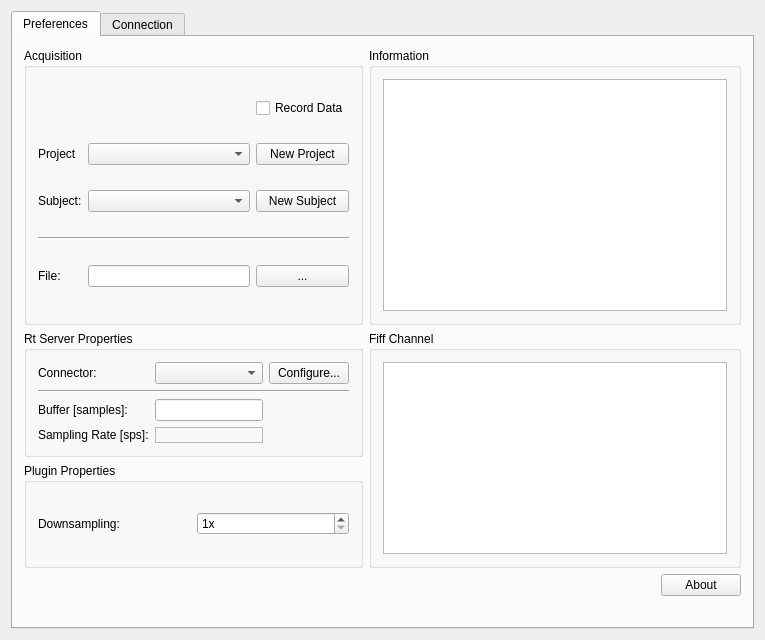
<?xml version="1.0" encoding="UTF-8"?>
<ui version="4.0">
 <class>MneRtClientSetupWidgetClass</class>
 <widget class="QWidget" name="MneRtClientSetupWidgetClass">
  <property name="geometry">
   <rect>
    <x>0</x>
    <y>0</y>
    <width>765</width>
    <height>640</height>
   </rect>
  </property>
  <property name="windowTitle">
   <string>RTServerSetupClass</string>
  </property>
  <layout class="QVBoxLayout" name="verticalLayout">
   <item>
    <widget class="QTabWidget" name="tabWidget">
     <property name="currentIndex">
      <number>0</number>
     </property>
     <widget class="QWidget" name="tab_pref">
      <attribute name="title">
       <string>Preferences</string>
      </attribute>
      <layout class="QVBoxLayout" name="verticalLayout_2">
       <item>
        <layout class="QGridLayout" name="m_qGridLayout_main">
         <item row="5" column="2">
          <widget class="QPushButton" name="m_qPushButton_About">
           <property name="text">
            <string>About</string>
           </property>
          </widget>
         </item>
         <item row="5" column="1">
          <spacer name="m_qHorizontalSpacer_About">
           <property name="orientation">
            <enum>Qt::Horizontal</enum>
           </property>
           <property name="sizeHint" stdset="0">
            <size>
             <width>40</width>
             <height>20</height>
            </size>
           </property>
          </spacer>
         </item>
         <item row="4" column="0">
          <widget class="QGroupBox" name="m_qGroupBox_PluginProperties">
           <property name="sizePolicy">
            <sizepolicy hsizetype="Minimum" vsizetype="Minimum">
             <horstretch>0</horstretch>
             <verstretch>0</verstretch>
            </sizepolicy>
           </property>
           <property name="minimumSize">
            <size>
             <width>0</width>
             <height>0</height>
            </size>
           </property>
           <property name="title">
            <string>Plugin Properties</string>
           </property>
           <property name="flat">
            <bool>false</bool>
           </property>
           <layout class="QGridLayout" name="m_qGridLayout_Properties">
            <item row="1" column="0">
             <widget class="QLabel" name="m_qLabel_Downsampling">
              <property name="text">
               <string>Downsampling: </string>
              </property>
             </widget>
            </item>
            <item row="1" column="1">
             <widget class="QSpinBox" name="m_qSpinBox_Downsampling">
              <property name="sizePolicy">
               <sizepolicy hsizetype="Minimum" vsizetype="Fixed">
                <horstretch>0</horstretch>
                <verstretch>0</verstretch>
               </sizepolicy>
              </property>
              <property name="suffix">
               <string>x</string>
              </property>
              <property name="minimum">
               <number>1</number>
              </property>
              <property name="maximum">
               <number>10</number>
              </property>
             </widget>
            </item>
           </layout>
          </widget>
         </item>
         <item row="3" column="0">
          <widget class="QGroupBox" name="m_qGroupBox_MneRtClientProperties">
           <property name="title">
            <string>Rt Server Properties</string>
           </property>
           <layout class="QGridLayout" name="gridLayout">
            <item row="5" column="0">
             <widget class="QLabel" name="m_qLabel_BufferSize">
              <property name="text">
               <string>Buffer [samples]:</string>
              </property>
             </widget>
            </item>
            <item row="0" column="1">
             <widget class="QComboBox" name="m_qComboBox_Connector"/>
            </item>
            <item row="5" column="1">
             <widget class="QLineEdit" name="m_qLineEdit_BufferSize">
              <property name="text">
               <string/>
              </property>
             </widget>
            </item>
            <item row="0" column="0">
             <widget class="QLabel" name="m_qLabel_Connector">
              <property name="text">
               <string>Connector:</string>
              </property>
             </widget>
            </item>
            <item row="6" column="1">
             <widget class="QLabel" name="m_qLabel_sps">
              <property name="frameShape">
               <enum>QFrame::StyledPanel</enum>
              </property>
              <property name="text">
               <string/>
              </property>
             </widget>
            </item>
            <item row="6" column="0">
             <widget class="QLabel" name="m_qLabel_sps_description">
              <property name="sizePolicy">
               <sizepolicy hsizetype="Minimum" vsizetype="Minimum">
                <horstretch>0</horstretch>
                <verstretch>0</verstretch>
               </sizepolicy>
              </property>
              <property name="layoutDirection">
               <enum>Qt::LeftToRight</enum>
              </property>
              <property name="text">
               <string>Sampling Rate [sps]:</string>
              </property>
             </widget>
            </item>
            <item row="0" column="2">
             <widget class="QPushButton" name="m_qPushButton_Configure">
              <property name="text">
               <string>Configure...</string>
              </property>
             </widget>
            </item>
            <item row="4" column="0" colspan="3">
             <widget class="Line" name="line">
              <property name="orientation">
               <enum>Qt::Horizontal</enum>
              </property>
             </widget>
            </item>
           </layout>
          </widget>
         </item>
         <item row="0" column="0" rowspan="3">
          <widget class="QGroupBox" name="m_qGroupBox_Acquisition">
           <property name="title">
            <string>Acquisition</string>
           </property>
           <layout class="QGridLayout" name="gridLayout">
            <item row="6" column="2">
             <widget class="QPushButton" name="m_qPushButton_FiffRecordFile">
              <property name="text">
               <string>...</string>
              </property>
             </widget>
            </item>
            <item row="4" column="0" colspan="3">
             <widget class="Line" name="line_2">
              <property name="orientation">
               <enum>Qt::Horizontal</enum>
              </property>
             </widget>
            </item>
            <item row="3" column="0">
             <widget class="QLabel" name="m_qLabel_SubjectDescription">
              <property name="text">
               <string>Subject:</string>
              </property>
             </widget>
            </item>
            <item row="3" column="1">
             <widget class="QComboBox" name="m_qComboBox_SubjectSelection"/>
            </item>
            <item row="3" column="2">
             <widget class="QPushButton" name="m_qPushButton_NewSubject">
              <property name="text">
               <string>New Subject</string>
              </property>
             </widget>
            </item>
            <item row="2" column="2">
             <widget class="QPushButton" name="m_qPushButton_NewProject">
              <property name="text">
               <string>New Project</string>
              </property>
             </widget>
            </item>
            <item row="6" column="0">
             <widget class="QLabel" name="label">
              <property name="text">
               <string>File:</string>
              </property>
             </widget>
            </item>
            <item row="6" column="1">
             <widget class="QLineEdit" name="m_qLineEdit_FiffRecordFile"/>
            </item>
            <item row="2" column="1">
             <widget class="QComboBox" name="m_qComboBox_ProjectSelection"/>
            </item>
            <item row="2" column="0">
             <widget class="QLabel" name="m_qLabel_ProjectDescription">
              <property name="text">
               <string>Project</string>
              </property>
             </widget>
            </item>
            <item row="0" column="2">
             <widget class="QCheckBox" name="m_qCheckBox_RecordData">
              <property name="text">
               <string>Record Data</string>
              </property>
             </widget>
            </item>
           </layout>
          </widget>
         </item>
         <item row="0" column="1" rowspan="3" colspan="2">
          <widget class="QGroupBox" name="m_qGroupBox_Information">
           <property name="minimumSize">
            <size>
             <width>0</width>
             <height>0</height>
            </size>
           </property>
           <property name="title">
            <string>Information</string>
           </property>
           <layout class="QGridLayout" name="m_qGridLayout_Information">
            <item row="0" column="0">
             <widget class="QTextBrowser" name="m_qTextBrowser_Information"/>
            </item>
           </layout>
          </widget>
         </item>
         <item row="3" column="1" rowspan="2" colspan="2">
          <widget class="QGroupBox" name="m_qGroupBox_Channels">
           <property name="title">
            <string>Fiff Channel</string>
           </property>
           <layout class="QGridLayout" name="m_qGridLayout_Channel">
            <item row="0" column="0">
             <widget class="QColumnView" name="m_qColumnView_Channels"/>
            </item>
           </layout>
          </widget>
         </item>
        </layout>
       </item>
       <item>
        <spacer name="m_qVerticalSpacer_Headline">
         <property name="orientation">
          <enum>Qt::Vertical</enum>
         </property>
         <property name="sizeType">
          <enum>QSizePolicy::Fixed</enum>
         </property>
         <property name="sizeHint" stdset="0">
          <size>
           <width>20</width>
           <height>20</height>
          </size>
         </property>
        </spacer>
       </item>
      </layout>
     </widget>
     <widget class="QWidget" name="tab_con">
      <attribute name="title">
       <string>Connection</string>
      </attribute>
      <layout class="QVBoxLayout" name="verticalLayout_3">
       <item>
        <layout class="QGridLayout" name="gridLayout_3">
         <item row="2" column="1">
          <widget class="QGroupBox" name="m_qGroupBox_Send">
           <property name="maximumSize">
            <size>
             <width>250</width>
             <height>16777215</height>
            </size>
           </property>
           <property name="title">
            <string>Send Command Line Instruction</string>
           </property>
           <layout class="QGridLayout" name="gridLayout_6">
            <item row="0" column="0">
             <widget class="QLabel" name="m_qLabel_Instruction">
              <property name="text">
               <string>Instruction:</string>
              </property>
             </widget>
            </item>
            <item row="0" column="2">
             <widget class="QLineEdit" name="m_qLineEdit_SendCLI"/>
            </item>
            <item row="1" column="2">
             <widget class="QPushButton" name="m_qPushButton_SendCLI">
              <property name="text">
               <string>Send</string>
              </property>
             </widget>
            </item>
           </layout>
          </widget>
         </item>
         <item row="4" column="2">
          <spacer name="horizontalSpacer_3">
           <property name="orientation">
            <enum>Qt::Horizontal</enum>
           </property>
           <property name="sizeHint" stdset="0">
            <size>
             <width>40</width>
             <height>20</height>
            </size>
           </property>
          </spacer>
         </item>
         <item row="1" column="1">
          <widget class="QGroupBox" name="m_qGroupBox_rtServerInfo">
           <property name="maximumSize">
            <size>
             <width>250</width>
             <height>16777215</height>
            </size>
           </property>
           <property name="title">
            <string>Host (mne_rt_server) Information</string>
           </property>
           <layout class="QGridLayout" name="gridLayout_5">
            <item row="1" column="0">
             <widget class="QLabel" name="m_qLabel_Ip">
              <property name="text">
               <string>IP Address:</string>
              </property>
             </widget>
            </item>
            <item row="0" column="0">
             <widget class="QLabel" name="m_qLabel_ConnectionStatusDescr">
              <property name="text">
               <string>Status:</string>
              </property>
             </widget>
            </item>
            <item row="2" column="1">
             <widget class="QPushButton" name="m_qPushButton_Connect">
              <property name="text">
               <string>Connect</string>
              </property>
             </widget>
            </item>
            <item row="1" column="1">
             <widget class="QLineEdit" name="m_qLineEdit_Ip"/>
            </item>
            <item row="0" column="1">
             <widget class="QLabel" name="m_qLabel_ConnectionStatus">
              <property name="frameShape">
               <enum>QFrame::StyledPanel</enum>
              </property>
              <property name="frameShadow">
               <enum>QFrame::Plain</enum>
              </property>
              <property name="text">
               <string>not Connected</string>
              </property>
             </widget>
            </item>
           </layout>
          </widget>
         </item>
         <item row="1" column="2" rowspan="3">
          <widget class="QGroupBox" name="m_qGroupBox_log">
           <property name="title">
            <string>Log</string>
           </property>
           <layout class="QGridLayout" name="gridLayout_4">
            <item row="0" column="0" rowspan="2">
             <widget class="QTextBrowser" name="m_qTextBrowser_ServerMessage"/>
            </item>
           </layout>
          </widget>
         </item>
         <item row="3" column="1" rowspan="2">
          <spacer name="verticalSpacer">
           <property name="orientation">
            <enum>Qt::Vertical</enum>
           </property>
           <property name="sizeType">
            <enum>QSizePolicy::Expanding</enum>
           </property>
           <property name="sizeHint" stdset="0">
            <size>
             <width>20</width>
             <height>30</height>
            </size>
           </property>
          </spacer>
         </item>
        </layout>
       </item>
      </layout>
     </widget>
    </widget>
   </item>
  </layout>
 </widget>
 <layoutdefault spacing="6" margin="11"/>
 <resources/>
 <connections/>
</ui>
